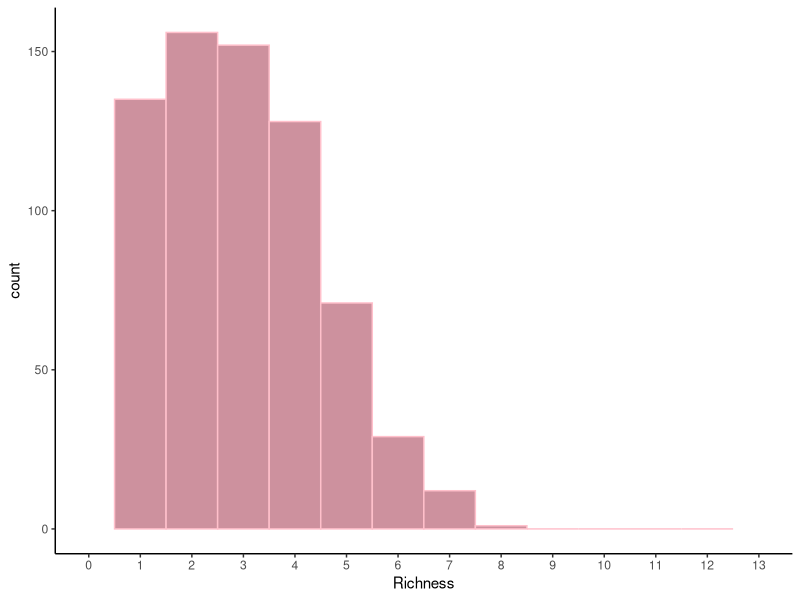

This figure's R source: (Note: this script raises an error after producing the figure.)
#### Buffer general stats and models #### 

# Before anything else, verify that your environment is totally clear.
# This is important, because old objects can foul up the works
# Clean up the working environment
rm(list = ls())

# Verify working directory, should be ~/Documents/Analyses/lastname_first
getwd()

# Load tidyverse
library("tidyverse")
# Check for updates
tidyverse_update()

library(readr)
Bufferdata <- read_csv("Buffer Data/Bufferdata.csv")

# remove rows that do not include surveys
Bufferdata <- Bufferdata %>% filter(EndOutcome != "Q")
Bufferdata <- Bufferdata %>% filter(EndOutcome != "NV")
Bufferdata <- Bufferdata %>% filter(EndOutcome != "NH")
Bufferdata <- Bufferdata %>% filter(EndOutcome != "CB")
Bufferdata <- Bufferdata %>% filter(EndOutcome != "NA")

# remove outliers
Bufferdata<-Bufferdata[-817, ] 
Bufferdata<-Bufferdata[-36, ] 

# Unite coordinate columns
library(tidyr)
Bufferdata <- Bufferdata %>%
  unite(x, y, x, sep = " - ")

# Next I need to give each site a unique numerical ID because the co-occurrence 
# matrix requires this
Bufferdata$x <- as.numeric(as.factor(Bufferdata$x))

# Rename the x column to a more logical name: site
colnames(Bufferdata)[53] <- c("site") ## Renaming the columns

# I need to change the current df so that it is presence/absence for each species
# first, i will reduce to only one column for each species
Bufferdata <- subset(Bufferdata, select = -c(OldestGrowthStageHoneysuckle, Area_m2Honeysuckle, HeightMetresHoneysuckle, OldestGrowthStageMadeiraVine,
                                             Area_m2MadeiraVine, HeightMetresMadeiraVine, Area_m2Periwinkle, HeightMetresPeriwinkle, OldestGrowthStageEnglishIvy, Area_m2EnglishIvy, 
                                             HeightMetresEnglishIvy, OldestGrowthStageBlueMorningGlory, Area_m2BlueMorningGlory, HeightMetresBlueMorningGlory, OldestGrowthStageJasmine, 
                                             Area_m2Jasmine, HeightMetresJasmine, OldestGrowthStageCoastalBanksia, Area_m2CoastalBanksia, HeightMetresCoastalBanksia, OldestGrowthStageRhamnus, 
                                             Area_m2Rhamnus, HeightMetresRhamnus, OldestGrowthStageWoolly, Area_m2Woolly, HeightMetresWoolly,
                                             Area_m2BushyAsparagus, HeightMetresBushyAsparagus, OldestGrowthStageClimbingAsparagus, Area_m2ClimbingAsparagus, HeightMetresClimbingAsparagus,
                                             OldestGrowthStageGinger, Area_m2Ginger, Height_metresGinger, OldestGrowthStageMothPlant, Area_m2MothPlant, HeightMetresMothPlant, CreationDate, EndOutcome))

colnames(Bufferdata)[1:13] <- c("A.sericifera", "H.gardnerianum", "A.scandens", "A.densiflorus", "S.mauritianum", "R.alaternus", 
                                "B.integrifolia", "J.polyanthum", "I.tricolor", "H.helix", "V.major", "A.cordifolia", "L.japonica") ## Renaming the columns

# Now I need any rows that are NA to be 0 and any with text to be 1
Bufferdata[, 1:13] <- lapply(Bufferdata[, 1:13], function(col) {
  ifelse(!is.na(col), "1", NA) })
Bufferdata <- Bufferdata %>%
  mutate_all(~ replace(., is.na(.), 0))


# remove duplicates
Bufferdata <- Bufferdata[!duplicated(Bufferdata$site), ]

Bufferdata = as.data.frame(Bufferdata)

# Now I want to see what the most common species richness was across the sites
# I need to calculate sp. richness for each site which is the number of columns
# with a 1 in it

Bufferdata$Richness <- rowSums(Bufferdata[, 1:13] == "1")

summary_Buffer <- Bufferdata %>%
  summarise(mean_Richness = mean(Richness),
            median_Richness = median(Richness),
            IQR_Richness = IQR(Richness),
            sd_Richness = sd(Richness),
            var_Richness = var(Richness),
            se_Richness = sd(Richness)/sqrt(n()),
            n_Richness = n())

ggplot(Bufferdata) +
  geom_histogram(aes(Richness), binwidth = 1, color = "pink", fill = "pink3") +
  scale_x_continuous(breaks = seq(0, 13, by = 1),
  limits = c(0, 13)) +
  theme_classic()

# calculate the probability of having 0, 1, 2 - 8 weeds

library(dplyr)

richness_probs <- Bufferdata %>%
  count(Richness) %>%                 # counts of each value
  mutate(probability = n / sum(n))    # convert to probabilities

M2 <- lm(probability ~ factor(Richness), data = richness_probs)

summary(M2)
# Type II/III tests (handle unbalanced designs)
library(car)
Anova(M2, type = 3) 
